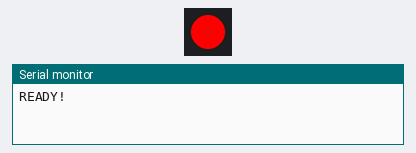
The sketch below on a simulated Arduino Uno, built with avr-gcc and run on an emulated ATmega328P. On the bench: 1 RGB LEDs in strip order, left to right, the last lines printed to the serial monitor. Dim RGB values are drawn brighter than linear; random numbers use the default seed unless the sketch sets one.

Above: at 0.1 s.
At 2.6 s:
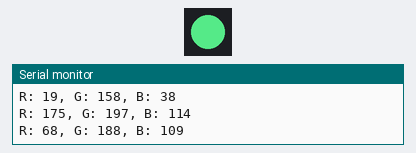
At 5.2 s:
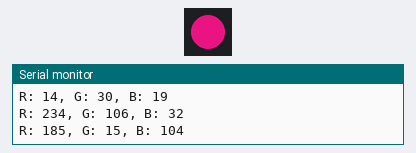
At 10.2 s:
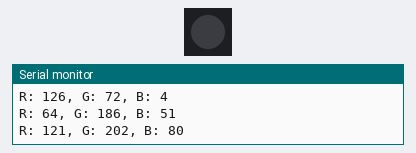
Timing chart, 0 to 11.7 s (numbered marks = the images above):
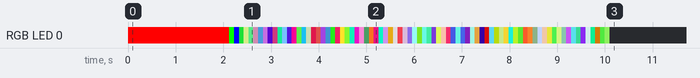

The sketch:

colores.ino
```cpp
#include <Adafruit_NeoPixel.h>

struct COLOR
{
  uint8_t RED{};
  uint8_t GREEN{};
  uint8_t BLUE{};
};

constexpr int16_t PIXEL_PIN{2};
Adafruit_NeoPixel neopixel(1, PIXEL_PIN, NEO_GRB + NEO_KHZ800);

void setup() {
  Serial.begin(115200);
  Serial.println("READY!");

  // Initialize pixel to off
  neopixel.begin();
  neopixel.show();

  COLOR c1{255,0, 0};

  // Set LED color
  neopixel.setPixelColor(0, c1.RED, c1.GREEN, c1.BLUE);
  neopixel.show();

  delay(2000);

  // Turn off pixel
  neopixel.clear();
  neopixel.show();

  std::vector<COLOR> colores{};

  colores.push_back(COLOR{255,0,0});
  colores.push_back(COLOR{0,255,0});
  colores.push_back(COLOR{0,0,255});

  auto cantidad {random(1,100)};
  Serial.println("Cantidad: " + String(cantidad));

  uint8_t red{};
  uint8_t green{};
  uint8_t blue{};

  for (auto i{0}; i < cantidad; i++)
  {
      red = random(0,255);
      green = random(0,255);
      blue = random(0,255);

      colores.push_back(COLOR{red,green,blue});
  }

  for (const auto& color : colores)
  {
    Serial.println("R: " + String(color.RED) + ", G: " + String(color.GREEN) + ", B: "+ String(color.BLUE));

    neopixel.setPixelColor(0, color.RED, color.GREEN, color.BLUE);
    neopixel.show();

    delay(100);

    // Turn off pixel
    neopixel.clear();
    neopixel.show();
  }

}

void loop() {
}
```
